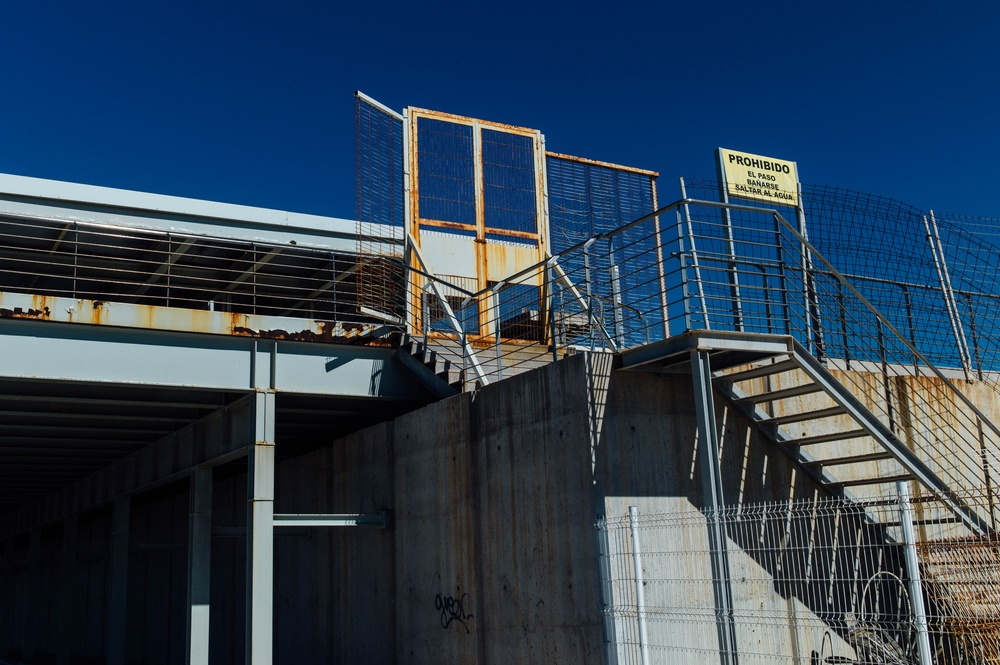
#> input picture data_test/33447671822_ee5d063a49_o.jpg, 1000 x 665 px, shrunk from 4666 x 3105 before the run; its folder holds only this picture in this run
$ python -i Traverser.py   (imports and definitions only)   (Python 2 division)
#> lines starting #> are read from the running program, lines starting #| are printed output that depends on the picture
# -*- coding: utf-8 -*-

import os
import magic
import shutil
from MyPhotos.MyImages.MyImage import MyImage

class Traverser(object):

    # [11 lines of commented-out code are left out]

    def organize(self, src, dest):
        '''
        Copy images from src to dest, organizing by datetime of creation
        '''
        total = self._count_files(src) #TODO: Check for errors
        print "Total files:", total

        count = 0
        percentagem = -1

        for dirName, subdirList, fileList in os.walk(self._source):
            for file in fileList:
                count += 1
                if count * 100 / total != percentagem:
                    percentagem = count * 100 / total
                    print "{} de {} - {}%".format(count, total, percentagem)

                file_path = os.path.join(dirName, file)
                type = magic.from_file(file_path).split()[0]

                if type == 'JPEG':
                    im = MyImage(file_path, type) #TODO: how to take datetime from other types od img?
                else:
                    continue

                the_datetime = im.get_datetime_orginal()
                new_path = os.path.join(dest, the_datetime.year, the_datetime.month)
                if not os.path.exists(new_path):
                    os.makedirs(new_path)

                name = im.get_name()
                if os.path.exists(os.path.join(new_path, name)):
                    c = 0
                    name = name.split(".")
                    name.insert(-1,str(c))
                    name = ".".join(name)
                    while os.path.exists(os.path.join(new_path, name)):
                        c += 1
                        name = name.split(".")
                        name[-2, str(c)]
                        name = ".".join(name)

                shutil.copy2(file_path, os.path.join(new_path, name))


    def _count_files(self, dir):
        return int(os.popen("find {} -not -path '*/\.*' -type f | wc -l".format(dir) ).read())

    # [53 lines of commented-out code are left out]

>>> import cv2
>>> picture = cv2.imread('../../data_test/33447671822_ee5d063a49_o.jpg', cv2.IMREAD_GRAYSCALE)
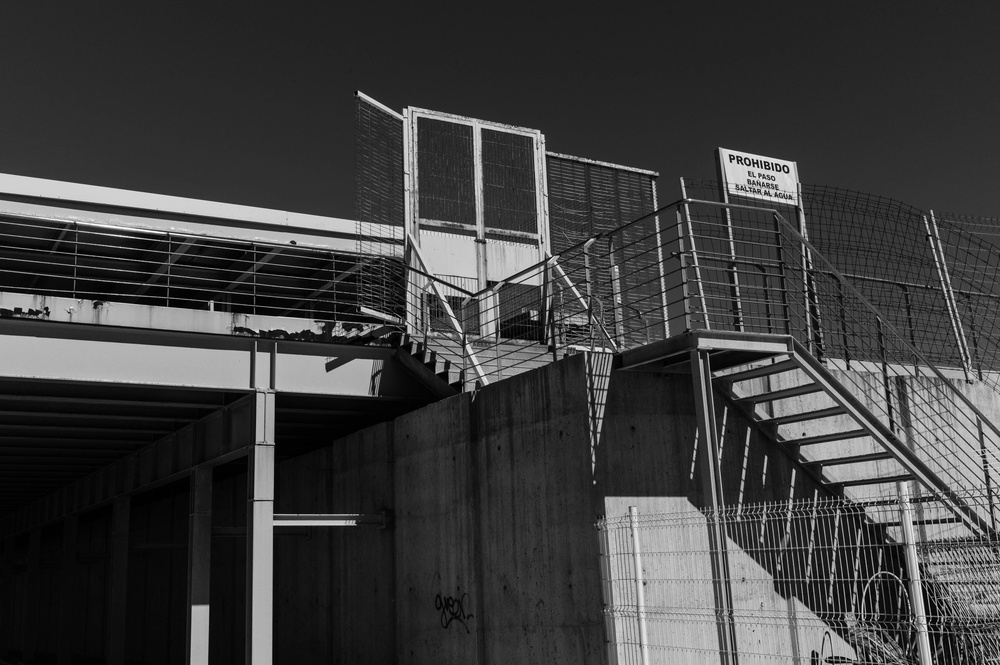
#> picture: shape (665, 1000); min 0, max 255, mean 62.2
>>> result = Traverser().organize(picture, 'out.png')
#> in organize, `total = self._count_files(src)`: total = 0
#| Total files: 0
#> (the run stopped early here; a loop or call above may not have finished)
